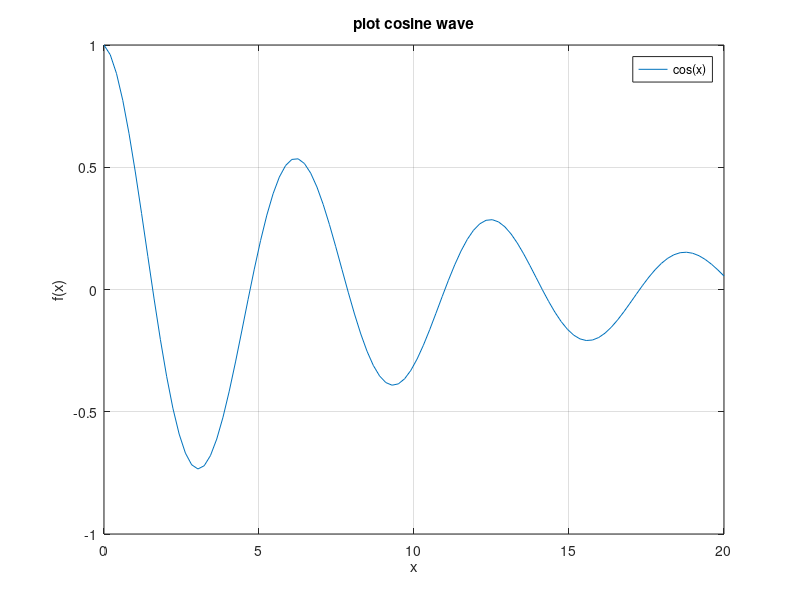

This chart was generated by the following MATLAB code:
%16. f(x)=e^(-x/10)*cos(x),0<=x<=20
clc
clear all
clf
x=linspace(0,20,100);
y=exp(-x/10).*cos(x);
plot(x,y)
grid on
xlabel('x')
ylabel('f(x)')
title('plot cosine wave')
legend('cos(x)')
